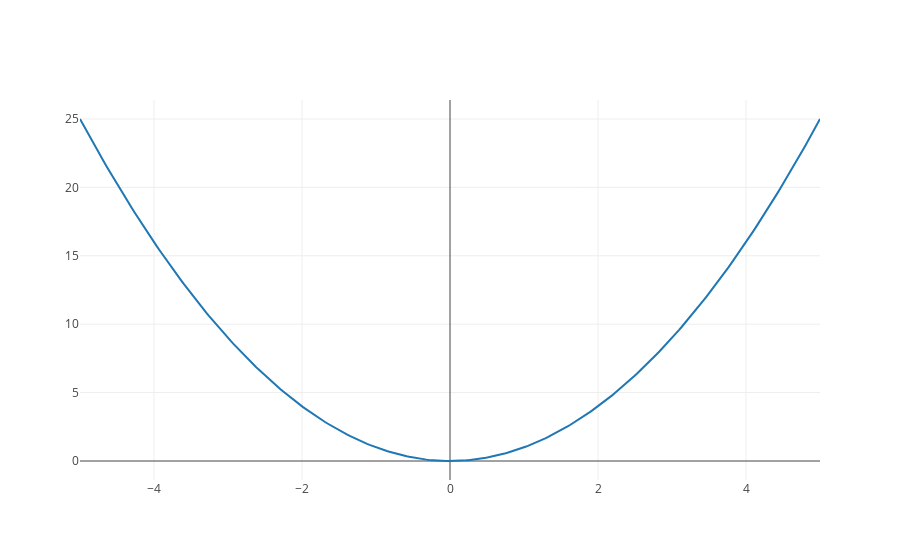

Notebook code cell kept with this figure:
### Code cell
# plotly
data = [go.Scatter(x=x, y=y, yaxis="y2")]
fig = go.Figure(data=data)
offline.iplot(fig)

### Figure 1 — Plotly figure (JSON) as saved in the notebook; plotly's stock layout.template omitted (floating-point values rounded to 4 significant figures; data arrays with more than 128 entries replaced by an {"elided": "..."} marker saying what was removed)
{"data": [{"type": "scatter", "uid": "26ea05fa-78c1-4721-a303-8c125df1dae9", "x": {"elided": "300 float values"}, "y": {"elided": "300 float values"}, "yaxis": "y2"}], "layout": {"autosize": true, "xaxis": {"autorange": true, "range": [-5, 5], "type": "linear"}, "yaxis2": {"autorange": true, "range": [-1.389, 26.39], "type": "linear"}}}
